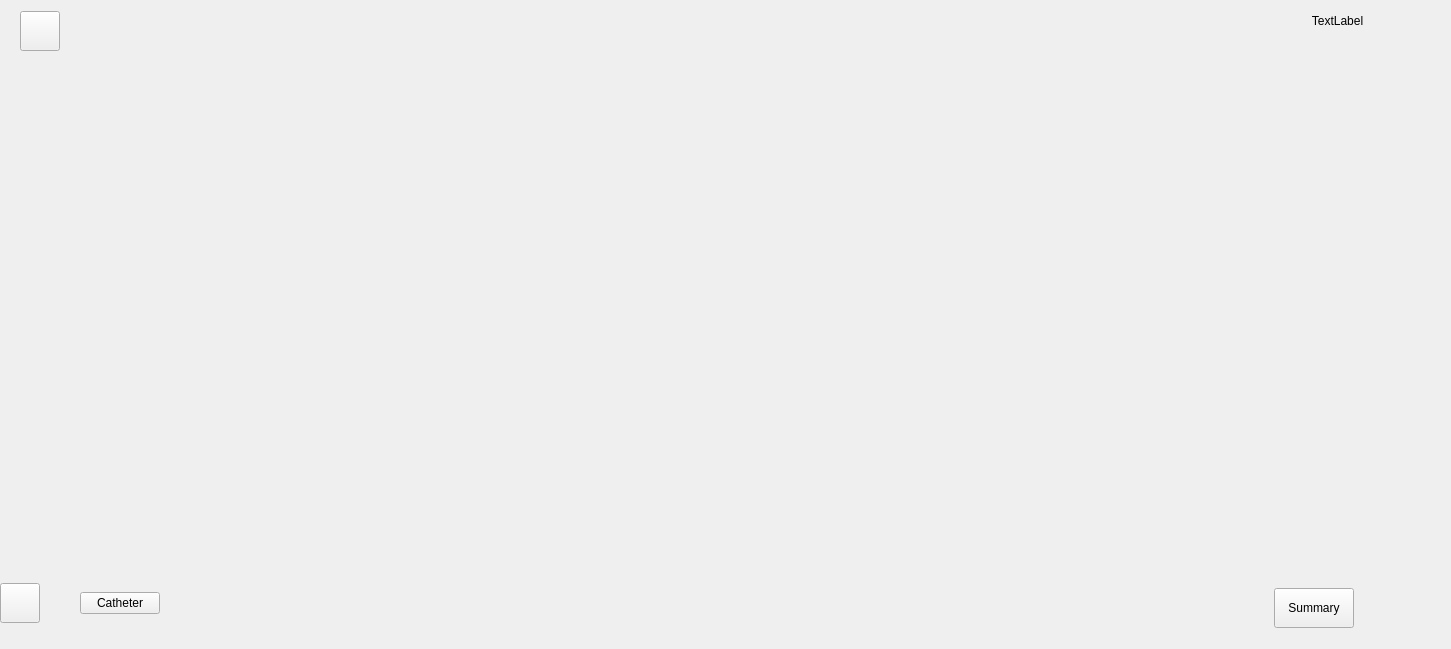
<?xml version="1.0" encoding="UTF-8"?>
<ui version="4.0">
 <class>AblationPage</class>
 <widget class="QWidget" name="AblationPage">
  <property name="geometry">
   <rect>
    <x>0</x>
    <y>0</y>
    <width>1451</width>
    <height>649</height>
   </rect>
  </property>
  <property name="minimumSize">
   <size>
    <width>0</width>
    <height>0</height>
   </size>
  </property>
  <property name="maximumSize">
   <size>
    <width>1920</width>
    <height>1080</height>
   </size>
  </property>
  <property name="windowTitle">
   <string>Form</string>
  </property>
  <property name="styleSheet">
   <string notr="true">#AblationPage{
	border-image: url(:/pfaPage/fpa-background.png);
}</string>
  </property>
  <layout class="QGridLayout" name="gridLayout" rowstretch="168,0,80">
   <property name="leftMargin">
    <number>0</number>
   </property>
   <property name="rightMargin">
    <number>0</number>
   </property>
   <property name="verticalSpacing">
    <number>30</number>
   </property>
   <item row="0" column="0">
    <layout class="QGridLayout" name="top_gridLayout" columnstretch="80,420,1120,300">
     <property name="sizeConstraint">
      <enum>QLayout::SetDefaultConstraint</enum>
     </property>
     <item row="0" column="0">
      <layout class="QVBoxLayout" name="verticalLayout_2">
       <property name="sizeConstraint">
        <enum>QLayout::SetDefaultConstraint</enum>
       </property>
       <property name="leftMargin">
        <number>20</number>
       </property>
       <property name="topMargin">
        <number>0</number>
       </property>
       <property name="bottomMargin">
        <number>60</number>
       </property>
       <item>
        <widget class="QPushButton" name="btnStop">
         <property name="minimumSize">
          <size>
           <width>40</width>
           <height>40</height>
          </size>
         </property>
         <property name="maximumSize">
          <size>
           <width>40</width>
           <height>40</height>
          </size>
         </property>
         <property name="styleSheet">
          <string notr="true">border-image: url(:/pfaPage/end-procedure-pressed.png);</string>
         </property>
         <property name="text">
          <string/>
         </property>
        </widget>
       </item>
      </layout>
     </item>
     <item row="0" column="1">
      <layout class="QHBoxLayout" name="horizontalLayout_3">
       <property name="sizeConstraint">
        <enum>QLayout::SetDefaultConstraint</enum>
       </property>
       <property name="leftMargin">
        <number>50</number>
       </property>
       <property name="rightMargin">
        <number>50</number>
       </property>
       <item>
        <widget class="QWidget" name="patientInfo" native="true">
         <property name="minimumSize">
          <size>
           <width>0</width>
           <height>0</height>
          </size>
         </property>
         <property name="maximumSize">
          <size>
           <width>300</width>
           <height>100</height>
          </size>
         </property>
         <property name="styleSheet">
          <string notr="true"/>
         </property>
        </widget>
       </item>
      </layout>
     </item>
     <item row="0" column="2">
      <layout class="QHBoxLayout" name="horizontalLayout_5">
       <property name="sizeConstraint">
        <enum>QLayout::SetDefaultConstraint</enum>
       </property>
       <property name="leftMargin">
        <number>8</number>
       </property>
       <property name="topMargin">
        <number>0</number>
       </property>
       <item>
        <widget class="PageSwitchBar" name="pageSwitchBar" native="true">
         <property name="minimumSize">
          <size>
           <width>0</width>
           <height>0</height>
          </size>
         </property>
         <property name="maximumSize">
          <size>
           <width>1000</width>
           <height>70</height>
          </size>
         </property>
         <property name="styleSheet">
          <string notr="true"/>
         </property>
        </widget>
       </item>
       <item>
        <spacer name="horizontalSpacer_7">
         <property name="orientation">
          <enum>Qt::Horizontal</enum>
         </property>
         <property name="sizeHint" stdset="0">
          <size>
           <width>40</width>
           <height>20</height>
          </size>
         </property>
        </spacer>
       </item>
      </layout>
     </item>
     <item row="0" column="3">
      <layout class="QVBoxLayout" name="verticalLayout">
       <property name="spacing">
        <number>20</number>
       </property>
       <property name="sizeConstraint">
        <enum>QLayout::SetDefaultConstraint</enum>
       </property>
       <property name="leftMargin">
        <number>0</number>
       </property>
       <property name="topMargin">
        <number>0</number>
       </property>
       <item>
        <widget class="QLabel" name="label_clock">
         <property name="minimumSize">
          <size>
           <width>0</width>
           <height>0</height>
          </size>
         </property>
         <property name="maximumSize">
          <size>
           <width>300</width>
           <height>20</height>
          </size>
         </property>
         <property name="text">
          <string>TextLabel</string>
         </property>
         <property name="alignment">
          <set>Qt::AlignCenter</set>
         </property>
        </widget>
       </item>
       <item>
        <widget class="QWidget" name="tipInfo" native="true">
         <property name="minimumSize">
          <size>
           <width>0</width>
           <height>0</height>
          </size>
         </property>
         <property name="maximumSize">
          <size>
           <width>300</width>
           <height>70</height>
          </size>
         </property>
         <property name="layoutDirection">
          <enum>Qt::LeftToRight</enum>
         </property>
         <property name="styleSheet">
          <string notr="true"/>
         </property>
        </widget>
       </item>
      </layout>
     </item>
    </layout>
   </item>
   <item row="1" column="0">
    <widget class="QStackedWidget" name="stackedWidget">
     <property name="minimumSize">
      <size>
       <width>100</width>
       <height>400</height>
      </size>
     </property>
     <property name="maximumSize">
      <size>
       <width>1926</width>
       <height>8000</height>
      </size>
     </property>
    </widget>
   </item>
   <item row="2" column="0">
    <layout class="QGridLayout" name="buttom_gridLayout" columnstretch="200,0,200">
     <property name="sizeConstraint">
      <enum>QLayout::SetMaximumSize</enum>
     </property>
     <item row="0" column="0">
      <layout class="QHBoxLayout" name="horizontalLayout">
       <property name="spacing">
        <number>40</number>
       </property>
       <property name="leftMargin">
        <number>0</number>
       </property>
       <property name="topMargin">
        <number>0</number>
       </property>
       <property name="rightMargin">
        <number>0</number>
       </property>
       <property name="bottomMargin">
        <number>10</number>
       </property>
       <item>
        <widget class="QPushButton" name="btnSetting">
         <property name="minimumSize">
          <size>
           <width>40</width>
           <height>40</height>
          </size>
         </property>
         <property name="maximumSize">
          <size>
           <width>40</width>
           <height>40</height>
          </size>
         </property>
         <property name="styleSheet">
          <string notr="true">border-image: url(:/pfaPage/setting-disabled.png);</string>
         </property>
         <property name="text">
          <string/>
         </property>
        </widget>
       </item>
       <item>
        <widget class="QPushButton" name="btnCatheter">
         <property name="text">
          <string>Catheter</string>
         </property>
        </widget>
       </item>
       <item>
        <spacer name="horizontalSpacer_3">
         <property name="orientation">
          <enum>Qt::Horizontal</enum>
         </property>
         <property name="sizeHint" stdset="0">
          <size>
           <width>40</width>
           <height>20</height>
          </size>
         </property>
        </spacer>
       </item>
      </layout>
     </item>
     <item row="0" column="1">
      <layout class="QVBoxLayout" name="procedureBarLayout">
       <property name="leftMargin">
        <number>0</number>
       </property>
       <property name="topMargin">
        <number>0</number>
       </property>
       <property name="rightMargin">
        <number>0</number>
       </property>
       <property name="bottomMargin">
        <number>0</number>
       </property>
       <item>
        <widget class="RPFStatusBar" name="procedureBar" native="true">
         <property name="minimumSize">
          <size>
           <width>900</width>
           <height>60</height>
          </size>
         </property>
         <property name="maximumSize">
          <size>
           <width>900</width>
           <height>60</height>
          </size>
         </property>
         <property name="styleSheet">
          <string notr="true"/>
         </property>
        </widget>
       </item>
      </layout>
     </item>
     <item row="0" column="2">
      <layout class="QHBoxLayout" name="horizontalLayout_2">
       <item>
        <spacer name="horizontalSpacer_2">
         <property name="orientation">
          <enum>Qt::Horizontal</enum>
         </property>
         <property name="sizeHint" stdset="0">
          <size>
           <width>40</width>
           <height>20</height>
          </size>
         </property>
        </spacer>
       </item>
       <item>
        <widget class="QPushButton" name="pushButton">
         <property name="maximumSize">
          <size>
           <width>200</width>
           <height>40</height>
          </size>
         </property>
         <property name="text">
          <string>Summary</string>
         </property>
        </widget>
       </item>
       <item>
        <spacer name="horizontalSpacer_4">
         <property name="orientation">
          <enum>Qt::Horizontal</enum>
         </property>
         <property name="sizeHint" stdset="0">
          <size>
           <width>40</width>
           <height>20</height>
          </size>
         </property>
        </spacer>
       </item>
      </layout>
     </item>
    </layout>
   </item>
  </layout>
 </widget>
 <customwidgets>
  <customwidget>
   <class>RPFStatusBar</class>
   <extends>QWidget</extends>
   <header>./toolbar/RPFStatusBar/rpfstatusbar.h</header>
   <container>1</container>
  </customwidget>
  <customwidget>
   <class>PageSwitchBar</class>
   <extends>QWidget</extends>
   <header>./toolbar/Pageswitchbar/pageswitchbar.h</header>
   <container>1</container>
  </customwidget>
 </customwidgets>
 <resources/>
 <connections/>
</ui>
